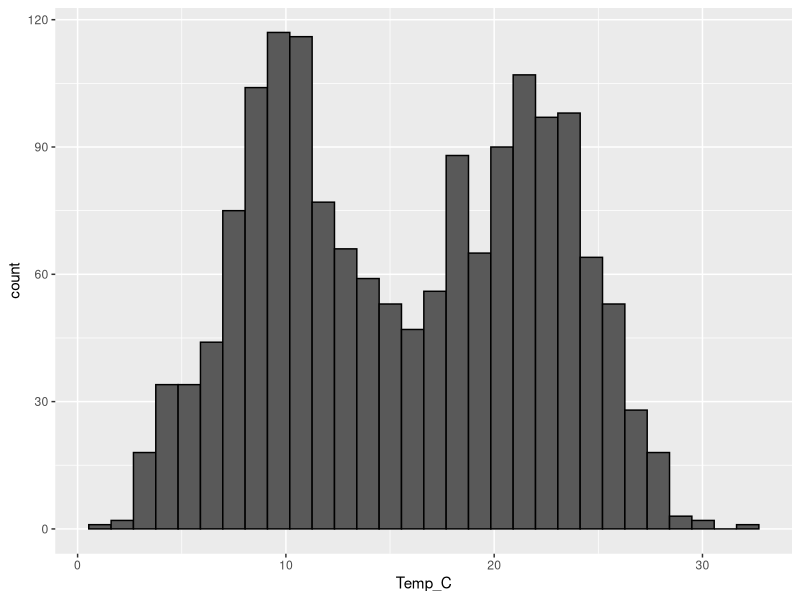
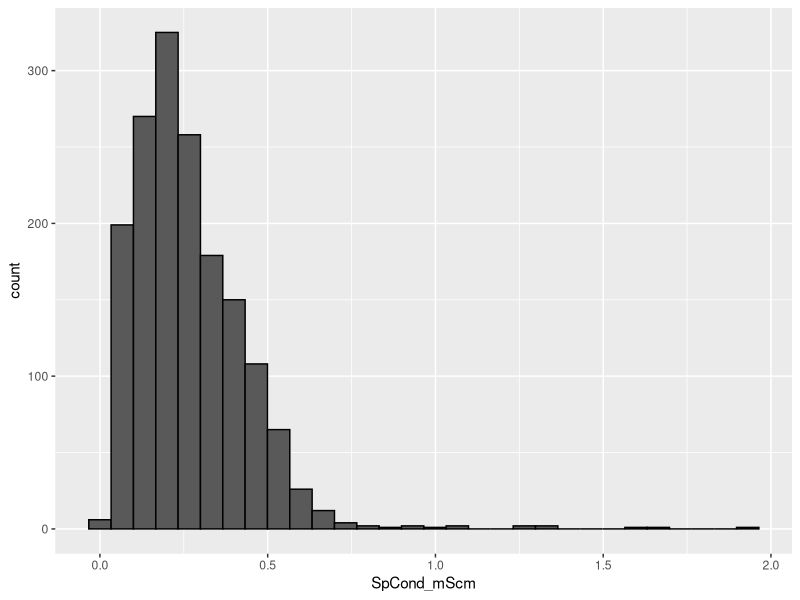
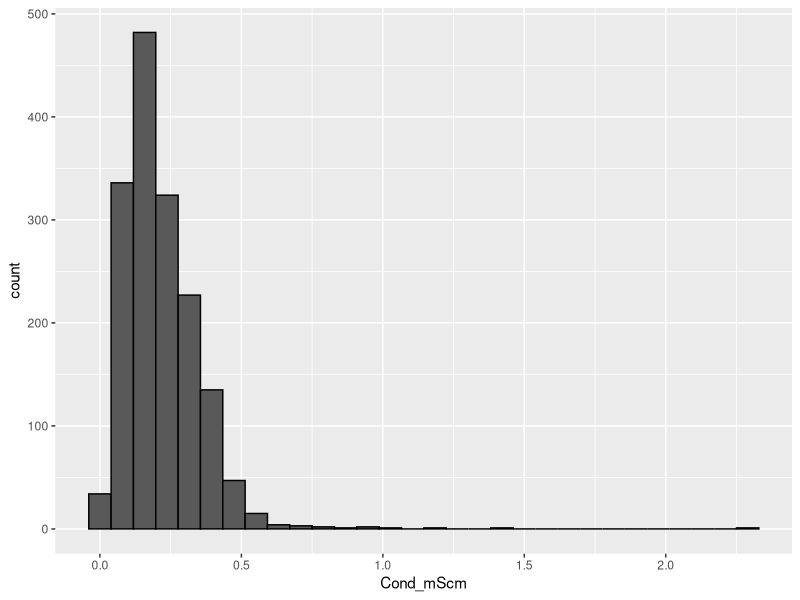
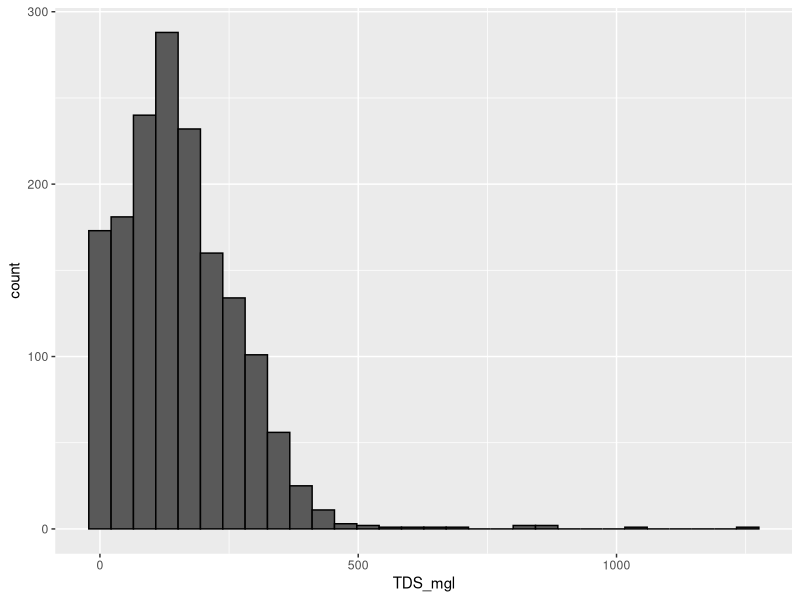
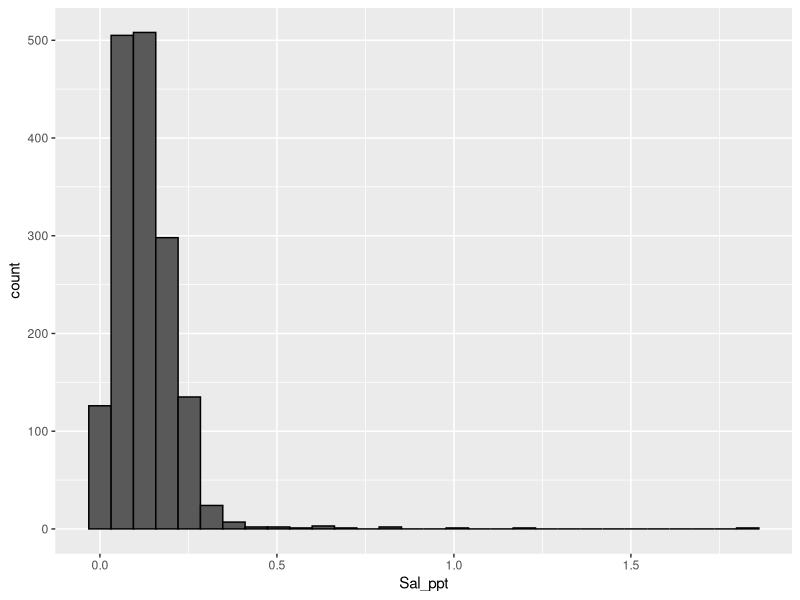
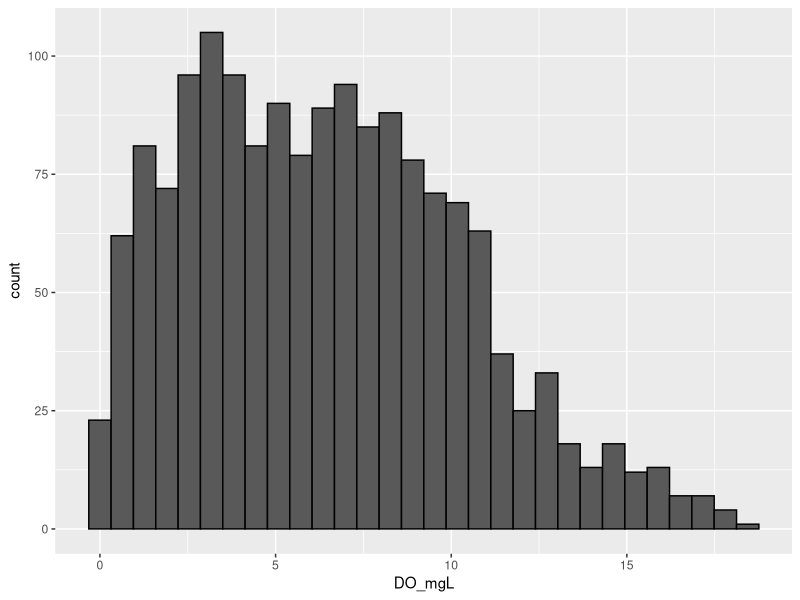
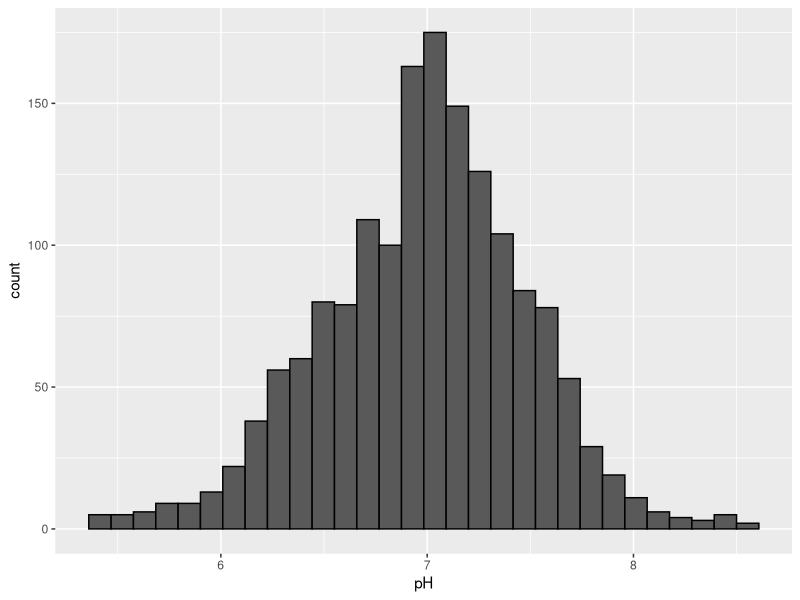
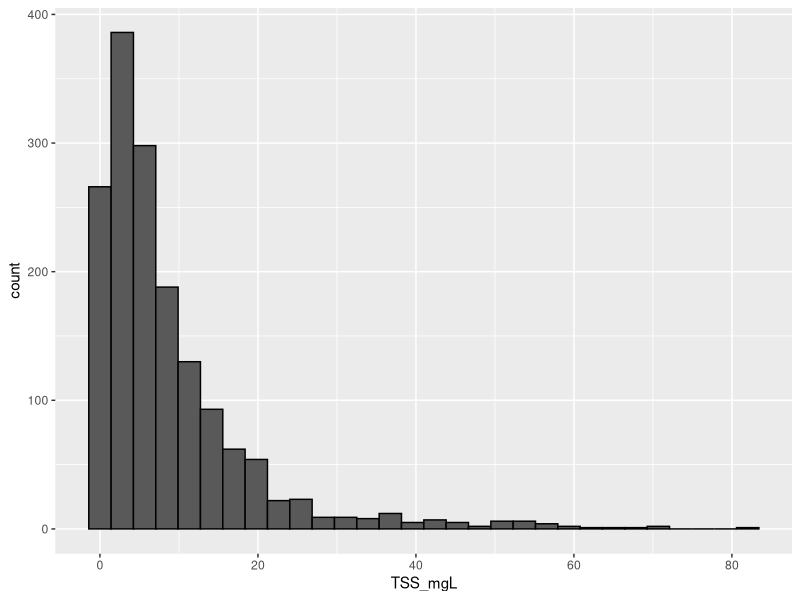

The R script that drew these images, in order:
## ---- chunk 1
#load packages
library(here)
library(tidyverse)
library(nlme)

wetlands <- read.csv(here('Data/Processed/Combined_Data_NArm.csv'))

## ---- chunk 2

#remove outliers using Nicole's code
wetlands <- wetlands %>%
  mutate(across(where(is.numeric), 
                ~ ifelse(abs
                         (. - mean
                         (., na.rm = TRUE)) > 3 * sd
                         (., na.rm = TRUE), NA, .)))

#create histograms
ggplot(wetlands, aes(x = Temp_C)) +
geom_histogram(color = 'black')

ggplot(wetlands, aes(x = SpCond_mScm)) +
geom_histogram(color = 'black')

ggplot(wetlands, aes(x = Cond_mScm)) +
geom_histogram(color = 'black')

ggplot(wetlands, aes(x = TDS_mgl)) +
geom_histogram(color = 'black')

ggplot(wetlands, aes(x = Sal_ppt)) +
geom_histogram(color = 'black')

ggplot(wetlands, aes(x = DO_mgL)) +
geom_histogram(color = 'black')

ggplot(wetlands, aes(x = pH)) +
geom_histogram(color = 'black')

ggplot(wetlands, aes(x = TSS_mgL)) +
geom_histogram(color = 'black')

ggplot(wetlands, aes(x = fecal_coliform_colonies_per100mL)) +
geom_histogram(color = 'black')

ggplot(wetlands, aes(x = Unfiltered_TP_ugL)) +
geom_histogram(color = 'black')

ggplot(wetlands, aes(x = Site)) +
geom_bar()

ggplot(wetlands, aes(x = Season)) +
geom_bar()
## ---- chunk 3
#create scatterplots
ggplot(wetlands, aes(x = Temp_C, y = Filtered_NHx_ugL)) +
geom_point()

ggplot(wetlands, aes(x = SpCond_mScm, y = Filtered_NHx_ugL)) +
geom_point()

ggplot(wetlands, aes(x = TDS_mgl, y = Filtered_NHx_ugL)) +
geom_point()

ggplot(wetlands, aes(x = Sal_ppt, y = Filtered_NHx_ugL)) +
geom_point()

ggplot(wetlands, aes(x = DO_mgL, y = Filtered_NHx_ugL)) +
geom_point()

ggplot(wetlands, aes(x = pH, y = Filtered_NHx_ugL)) +
geom_point()

ggplot(wetlands, aes(x = TSS_mgL, y = Filtered_NHx_ugL)) +
geom_point()

ggplot(wetlands, aes(x = fecal_coliform_colonies_per100mL, y = Filtered_NHx_ugL)) +
geom_point()

ggplot(wetlands, aes(x = Unfiltered_TP_ugL, y = Filtered_NHx_ugL)) +
geom_point()

## ---- chunk 4
#log transform everything except DO
log_wetland <- wetlands %>%
  mutate(across(c(Temp_C, SpCond_mScm, Cond_mScm, 
                  TDS_mgl, Sal_ppt, pH, 
                  Filtered_NHx_ugL, TSS_mgL, 
                  fecal_coliform_colonies_per100mL, Unfiltered_TP_ugL), 
                ~ log(.+1)))

#re-vistualize data

ggplot(log_wetland, aes(x = Temp_C, y = Filtered_NHx_ugL)) +
geom_point()

ggplot(log_wetland, aes(x = SpCond_mScm, y = Filtered_NHx_ugL)) +
geom_point()

ggplot(log_wetland, aes(x = TDS_mgl, y = Filtered_NHx_ugL)) +
geom_point()

ggplot(log_wetland, aes(x = Sal_ppt, y = Filtered_NHx_ugL)) +
geom_point()

ggplot(log_wetland, aes(x = DO_mgL, y = Filtered_NHx_ugL)) +
geom_point()

ggplot(log_wetland, aes(x = pH, y = Filtered_NHx_ugL)) +
geom_point()

ggplot(log_wetland, aes(x = TSS_mgL, y = Filtered_NHx_ugL)) +
geom_point()

ggplot(log_wetland, aes(x = fecal_coliform_colonies_per100mL, y = Filtered_NHx_ugL)) +
geom_point()

ggplot(log_wetland, aes(x = Unfiltered_TP_ugL, y = Filtered_NHx_ugL)) +
geom_point()

## ---- chunk 5
#create boxplots of each fixed effect variable

ggplot(log_wetland, aes(x = Site, y = Temp_C)) +
geom_boxplot()

ggplot(log_wetland, aes(x = Site, y = SpCond_mScm)) +
geom_boxplot()

ggplot(log_wetland, aes(x = Site, y = TDS_mgl)) +
geom_boxplot()

ggplot(log_wetland, aes(x = Site, y = Sal_ppt)) +
geom_boxplot()

ggplot(log_wetland, aes(x = Site, y = DO_mgL)) +
geom_boxplot()

ggplot(log_wetland, aes(x = Site, y = pH)) +
geom_boxplot()

ggplot(log_wetland, aes(x = Site, y = Unfiltered_TP_ugL)) +
geom_boxplot()

ggplot(log_wetland, aes(x = Site, y = Filtered_NHx_ugL)) +
geom_boxplot()

ggplot(log_wetland, aes(x = Site, y = TSS_mgL)) +
geom_boxplot()

ggplot(log_wetland, aes(x = Site, y = fecal_coliform_colonies_per100mL)) +
geom_boxplot()
## ---- chunk 6

#Temp vs: 
cor.test(log_wetland$Temp_C, log_wetland$SpCond_mScm)
cor.test(log_wetland$Temp_C, log_wetland$TDS_mgl)
cor.test(log_wetland$Temp_C, log_wetland$Sal_ppt)
cor.test(log_wetland$Temp_C, log_wetland$DO_mgL)
cor.test(log_wetland$Temp_C, log_wetland$pH)
cor.test(log_wetland$Temp_C, log_wetland$Unfiltered_TP_ugL)
cor.test(log_wetland$Temp_C, log_wetland$TSS_mgL)
cor.test(log_wetland$Temp_C, log_wetland$fecal_coliform_colonies_per100mL)

#SpCond vs:
cor.test(log_wetland$SpCond_mScm, log_wetland$TDS_mgl)
cor.test(log_wetland$SpCond_mScm, log_wetland$Sal_ppt)
cor.test(log_wetland$SpCond_mScm, log_wetland$DO_mgL)
cor.test(log_wetland$SpCond_mScm, log_wetland$pH)
cor.test(log_wetland$SpCond_mScm, log_wetland$Unfiltered_TP_ugL)
cor.test(log_wetland$SpCond_mScm, log_wetland$TSS_mgL)
cor.test(log_wetland$SpCond_mScm, log_wetland$fecal_coliform_colonies_per100mL)

#TDS vs:
cor.test(log_wetland$TDS_mgl, log_wetland$Sal_ppt)
cor.test(log_wetland$TDS_mgl, log_wetland$DO_mgL)
cor.test(log_wetland$TDS_mgl, log_wetland$pH)
cor.test(log_wetland$TDS_mgl, log_wetland$Unfiltered_TP_ugL)
cor.test(log_wetland$TDS_mgl, log_wetland$TSS_mgL)
cor.test(log_wetland$TDS_mgl, log_wetland$fecal_coliform_colonies_per100mL)

#Sal vs
cor.test(log_wetland$Sal_ppt, log_wetland$DO_mgL)
cor.test(log_wetland$Sal_ppt, log_wetland$pH)
cor.test(log_wetland$Sal_ppt, log_wetland$Unfiltered_TP_ugL)
cor.test(log_wetland$Sal_ppt, log_wetland$TSS_mgL)
cor.test(log_wetland$Sal_ppt, log_wetland$fecal_coliform_colonies_per100mL)

#DO vs
cor.test(log_wetland$DO_mgL, log_wetland$pH)
cor.test(log_wetland$DO_mgL, log_wetland$Unfiltered_TP_ugL)
cor.test(log_wetland$DO_mgL, log_wetland$TSS_mgL)
cor.test(log_wetland$DO_mgL, log_wetland$fecal_coliform_colonies_per100mL)
#pH vs
cor.test(log_wetland$pH, log_wetland$Unfiltered_TP_ugL)
cor.test(log_wetland$pH, log_wetland$TSS_mgL)
cor.test(log_wetland$pH, log_wetland$fecal_coliform_colonies_per100mL)
#TP vs
cor.test(log_wetland$Unfiltered_TP_ugL, log_wetland$TSS_mgL)
cor.test(log_wetland$Unfiltered_TP_ugL, log_wetland$fecal_coliform_colonies_per100mL)

#TSS vs
cor.test(log_wetland$TSS_mgL, log_wetland$fecal_coliform_colonies_per100mL)

#Predictor and Outcome Variable correlations 
cor.test(log_wetland$Temp_C, log_wetland$Filtered_NHx_ugL)
cor.test(log_wetland$SpCond_mScm, log_wetland$Filtered_NHx_ugL)
cor.test(log_wetland$TDS_mgl, log_wetland$Filtered_NHx_ugL)
cor.test(log_wetland$Sal_ppt, log_wetland$Filtered_NHx_ugL)
cor.test(log_wetland$DO_mgL, log_wetland$Filtered_NHx_ugL)
cor.test(log_wetland$pH, log_wetland$Filtered_NHx_ugL)
cor.test(log_wetland$Unfiltered_TP_ugL, log_wetland$Filtered_NHx_ugL)
cor.test(log_wetland$TSS_mgL, log_wetland$Filtered_NHx_ugL)
cor.test(log_wetland$fecal_coliform_colonies_per100mL, log_wetland$Filtered_NHx_ugL)


## ---- chunk 7
#first convert Season to a factor
log_wetland$Season <- factor(log_wetland$Season, 
                             levels = c('Winter', 'Spring', 'Summer', 'Fall'))
# fit regression models
mod1 <- lm(Filtered_NHx_ugL ~ Temp_C + pH + Season,
            data = log_wetland)

mod2 <- lm(Filtered_NHx_ugL ~ Temp_C + DO_mgL + Season,
            data = log_wetland)

mod3 <- lm(Filtered_NHx_ugL ~ Unfiltered_TP_ugL + DO_mgL + Temp_C + pH + Season,
            data = log_wetland)

#examine model outputs and residuals
summary(mod1)
plot(mod1)

summary(mod2)
plot(mod2)

summary(mod3)
plot(mod3)

## ---- chunk 8
#remove NA's
log_wetland <- na.omit(log_wetland)

#first refit models using generalized least squares
GLS1 <- gls(Filtered_NHx_ugL ~ Temp_C + pH + Season,
            data = log_wetland)
GLS2 <- gls(Filtered_NHx_ugL ~ Temp_C + DO_mgL + Season,
            data = log_wetland)
GLS3 <- gls(Filtered_NHx_ugL ~ Temp_C + DO_mgL + Unfiltered_TP_ugL + pH + Season,
            data = log_wetland)

#look at model outputs
summary(GLS1)
plot(GLS1)

summary(GLS2)
plot(GLS2)

summary(GLS3)
plot(GLS3)
